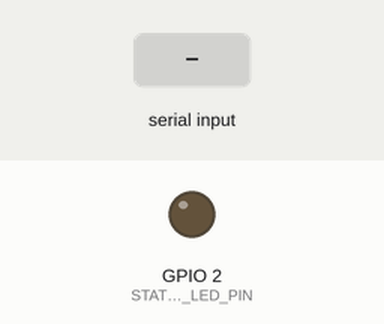
A sketch run on a simulated ESP32. Shown: output pins drawn as LEDs (lit = HIGH). The test bench sets the inputs (shaded band). What the sketch prints to the serial monitor is not drawn.

Above: at 13.3 s.
13.4 s: "INIT_MASTER\n" received over the second serial link
At 14.4 s:
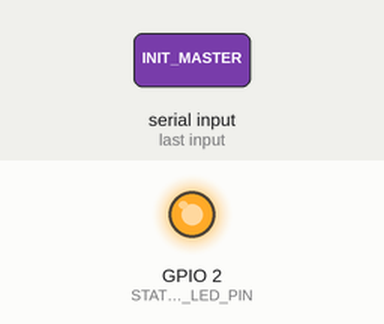
14.9 s: "SLAVE_READY\n" received over the second serial link
16.4 s: "MASTER_DATA:\n" received over the second serial link
Timing chart, 0 to 19.4 s (numbered marks = the images above; inputs shaded):
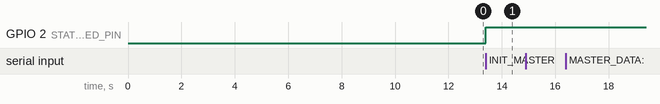

Measured:
- after the input at 13.4 s, GPIO 2 (STATUS_LED_PIN): LOW → HIGH at once
- after the input at 14.9 s, every drawn part: stays the same
- after the input at 16.4 s, every drawn part: stays the same

The sketch:

ESP32_AP______.ino
```cpp
/*
 * ESP32 AP模式简化版 - 避免重启问题
 * 功能：创建WiFi热点，连接Mega2560，实现基本通信
 */

#include <WiFi.h>
#include <WiFiUDP.h>

// AP模式配置
const char* ap_ssid = "ESP32_MASTER_AP";
const char* ap_password = "12345678";

// UDP配置
WiFiUDP udp;
const int udp_port = 1234;

// 串口配置
#define MEGA_TX_PIN 1      // ESP32 TX
#define MEGA_RX_PIN 3      // ESP32 RX
#define STATUS_LED_PIN 2   // 状态指示

// 在ESP32上使用Serial1与Mega2560通信
#define megaSerial Serial1

// 系统状态
bool apStarted = false;
bool megaConnected = false;
bool clientConnected = false;
unsigned long lastHeartbeat = 0;

void setup() {
  // 先初始化调试串口
  Serial.begin(115200);
  delay(100);

  Serial.println("==========================================");
  Serial.println("ESP32 AP模式简化版启动");
  Serial.println("==========================================");

  // 初始化引脚
  pinMode(STATUS_LED_PIN, OUTPUT);
  digitalWrite(STATUS_LED_PIN, LOW);

  // 初始化与Mega2560的通信
  megaSerial.begin(115200, SERIAL_8N1, MEGA_RX_PIN, MEGA_TX_PIN);

  // 等待启动完成
  delay(2000);

  // 启动AP模式
  startAP();

  // 初始化与Mega2560的通信
  initMegaCommunication();

  Serial.println("ESP32 AP简化版初始化完成！");
}

void loop() {
  // 处理与Mega2560的通信
  handleMegaCommunication();

  // 处理UDP通信
  handleUDPCommunication();

  // 发送心跳
  sendHeartbeat();

  delay(10);
}

// 启动AP模式
void startAP() {
  Serial.println("启动AP模式...");

  // 启动WiFi热点
  WiFi.softAP(ap_ssid, ap_password);

  // 获取AP的IP地址
  IPAddress IP = WiFi.softAPIP();
  Serial.print("AP IP地址: ");
  Serial.println(IP);
  Serial.print("热点名称: ");
  Serial.println(ap_ssid);
  Serial.print("热点密码: ");
  Serial.println(ap_password);

  // 启动UDP服务器
  udp.begin(udp_port);
  Serial.println("UDP服务器已启动，端口: " + String(udp_port));

  apStarted = true;
  Serial.println("AP模式启动成功！");
}

// 初始化Mega2560通信
void initMegaCommunication() {
  Serial.println("初始化Mega2560通信...");

  // 发送初始化响应
  megaSerial.println("ESP32_READY");
  Serial.println("发送ESP32_READY到Mega2560");

  // 等待Mega2560响应
  unsigned long timeout = millis() + 10000;
  while (millis() < timeout) {
    if (megaSerial.available()) {
      String response = megaSerial.readStringUntil('\n');
      response.trim();

      Serial.println("收到Mega2560消息: " + response);

      if (response == "INIT_MASTER" || response == "SLAVE_READY") {
        megaConnected = true;
        digitalWrite(STATUS_LED_PIN, HIGH);
        Serial.println("Mega2560连接成功！");
        return;
      }
    }
    delay(100);
  }

  megaConnected = false;
  digitalWrite(STATUS_LED_PIN, LOW);
  Serial.println("Mega2560连接超时！");
}

// 处理Mega2560通信
void handleMegaCommunication() {
  if (megaSerial.available()) {
    String data = megaSerial.readStringUntil('\n');
    data.trim();

    Serial.println("收到Mega2560数据: " + data);

    // 处理不同类型的数据
    if (data.startsWith("MASTER_DATA:")) {
      handleMasterData(data);
    } else if (data.startsWith("SLAVE_STATUS:") || data.startsWith("SLAVE_DATA:")) {
      handleSlaveData(data);
    } else if (data == "INIT_MASTER" || data == "SLAVE_READY") {
      megaConnected = true;
      digitalWrite(STATUS_LED_PIN, HIGH);
      Serial.println("Mega2560重新连接成功！");
    }
  }
}

// 处理主设备数据
void handleMasterData(String data) {
  Serial.println("处理主设备数据: " + data);

  // 通过UDP广播到所有连接的客户端
  if (apStarted && clientConnected) {
    broadcastUDPData(data);
  }
}

// 处理从设备数据
void handleSlaveData(String data) {
  Serial.println("处理从设备数据: " + data);

  // 通过UDP广播到所有连接的客户端
  if (apStarted && clientConnected) {
    broadcastUDPData(data);
  }
}

// 处理UDP通信
void handleUDPCommunication() {
  int packetSize = udp.parsePacket();
  if (packetSize) {
    char buffer[512];  // 减小缓冲区大小
    int len = udp.read(buffer, 512);
    if (len > 0) {
      buffer[len] = '\0';
      String receivedData = String(buffer);

      Serial.println("收到UDP数据: " + receivedData);
      Serial.println("来自IP: " + udp.remoteIP().toString());

      // 处理远程数据
      if (receivedData.startsWith("MASTER_DATA:")) {
        handleRemoteMasterData(receivedData);
      } else if (receivedData.startsWith("SLAVE_STATUS:") || receivedData.startsWith("SLAVE_DATA:")) {
        handleRemoteSlaveData(receivedData);
      } else if (receivedData == "HEARTBEAT") {
        handleRemoteHeartbeat();
      }
    }
  }
}

// 处理远程主设备数据
void handleRemoteMasterData(String data) {
  Serial.println("收到远程主设备数据: " + data);

  // 转发给本地Mega2560
  if (megaConnected) {
    megaSerial.println(data);
    Serial.println("转发给本地Mega2560: " + data);
  }
}

// 处理远程从设备数据
void handleRemoteSlaveData(String data) {
  Serial.println("收到远程从设备数据: " + data);

  // 转发给本地Mega2560
  if (megaConnected) {
    megaSerial.println(data);
    Serial.println("转发给本地Mega2560: " + data);
  }
}

// 处理远程心跳
void handleRemoteHeartbeat() {
  clientConnected = true;
  Serial.println("收到远程心跳，客户端连接正常");
}

// 广播UDP数据
void broadcastUDPData(String data) {
  // 广播到AP网络中的所有设备
  IPAddress broadcastIP = WiFi.softAPIP();
  broadcastIP[3] = 255; // 广播地址

  udp.beginPacket(broadcastIP, udp_port);
  udp.print(data);
  udp.endPacket();

  Serial.println("广播UDP数据: " + data);
}

// 发送心跳
void sendHeartbeat() {
  if (millis() - lastHeartbeat > 10000) { // 每10秒发送一次
    if (apStarted) {
      broadcastUDPData("HEARTBEAT");
      lastHeartbeat = millis();
    }
  }
}
```
